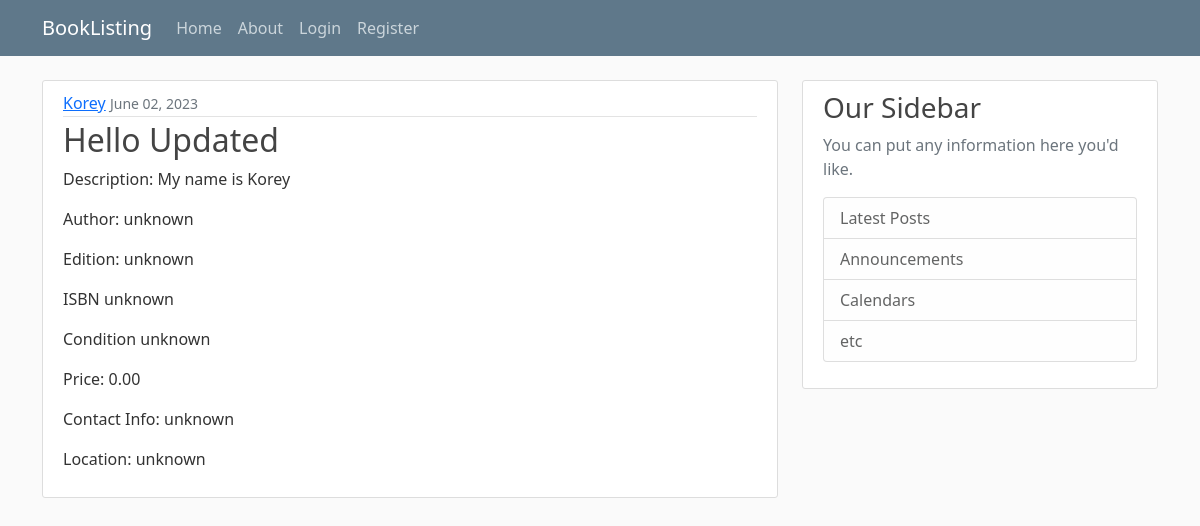
Screenshot of /post/7/ with the database file from the repository.
### listing/models.py (models this page shows)
class Post(models.Model):
    title = models.CharField(max_length=100)
    content = models.TextField()
    date_posted = models.DateTimeField(default=timezone.now)
    author = models.ForeignKey(User, on_delete=models.CASCADE)
    book_author = models.CharField(max_length=100, default='unknown')
    edition = models.CharField(max_length=100, default='unknown')
    isbn = models.CharField(max_length=100, default='unknown')
    condition = models.CharField(max_length=100, default='unknown')
    price = models.DecimalField(max_digits=8, decimal_places=2, default=0.00)
    contact = models.CharField(max_length=100, default='unknown')
    location = models.CharField(max_length=100, default='unknown')

### listing/views.py (the view)
# urls.py: path('post/<int:pk>/', PostDetailView.as_view(), name='post-detail'),
class PostDetailView(DetailView):
    model = Post

### listing/templates/listing/post_detail.html (shortened to what this page needs)
{% extends "listing/base.html" %} {% block content %}
<article class="media content-section">
  <div class="media-body">
    <div class="article-metadata">
      <a class="mr-2" href="#">{{ object.author }}</a>
      <small class="text-muted">{{ object.date_posted|date:'F d, Y' }}</small>
    </div>
    <h2 class="article-title">{{ object.title }}</h2>
    <p class="article-content">Description: {{ object.content }}</p>
    <p class="article-content">Author: {{ object.book_author }}</p>
    <p class="article-content">Edition: {{ object.edition }}</p>
    <p class="article-content">ISBN {{ object.isbn }}</p>
    <p class="article-content">Condition {{ object.condition }}</p>
    <p class="article-content">Price: {{ object.price }}</p>
    <p class="article-contact">Contact Info: {{ object.contact }}</p>
    <p class="article-location">Location: {{ object.location }}</p>
  </div>
</article>
{% endblock content %}

### listing/static/listing/main.css (style rules this page uses)
body { background: #fafafa; color: #333333; margin-top: 5rem; }
h1, h2, h3, h4, h5, h6 { color: #444444; }
.content-section { background: #ffffff; padding: 10px 20px; border: 1px solid #dddddd; border-radius: 3px; margin-bottom: 20px; }
.article-title { color: #444444; }
.article-content { white-space: pre-line; }
.article-metadata { padding-bottom: 1px; margin-bottom: 4px; border-bottom: 1px solid #e3e3e3; }

### rows the page displays
Post: author "Korey", date_posted "June 02, 2023", title "Hello Updated", content "My name is Korey", book_author "unknown", edition "unknown", isbn "unknown", condition "unknown", price "0.00", contact "unknown", location "unknown"
